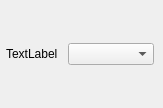
<?xml version="1.0" encoding="UTF-8"?>
<ui version="4.0">
 <class>QTextureFieldClass</class>
 <widget class="QWidget" name="QTextureFieldClass">
  <property name="geometry">
   <rect>
    <x>0</x>
    <y>0</y>
    <width>163</width>
    <height>108</height>
   </rect>
  </property>
  <property name="windowTitle">
   <string>QTextureField</string>
  </property>
  <layout class="QHBoxLayout" name="horizontalLayout">
   <property name="spacing">
    <number>2</number>
   </property>
   <property name="leftMargin">
    <number>0</number>
   </property>
   <property name="topMargin">
    <number>0</number>
   </property>
   <property name="rightMargin">
    <number>0</number>
   </property>
   <property name="bottomMargin">
    <number>0</number>
   </property>
   <item>
    <widget class="QLabel" name="label">
     <property name="sizePolicy">
      <sizepolicy hsizetype="Fixed" vsizetype="Fixed">
       <horstretch>0</horstretch>
       <verstretch>0</verstretch>
      </sizepolicy>
     </property>
     <property name="text">
      <string>TextLabel</string>
     </property>
    </widget>
   </item>
   <item>
    <widget class="QWidget" name="textureArea" native="true">
     <property name="sizePolicy">
      <sizepolicy hsizetype="Fixed" vsizetype="Fixed">
       <horstretch>0</horstretch>
       <verstretch>0</verstretch>
      </sizepolicy>
     </property>
     <property name="minimumSize">
      <size>
       <width>90</width>
       <height>90</height>
      </size>
     </property>
     <property name="maximumSize">
      <size>
       <width>90</width>
       <height>90</height>
      </size>
     </property>
     <layout class="QVBoxLayout" name="verticalLayout">
      <property name="spacing">
       <number>2</number>
      </property>
      <property name="leftMargin">
       <number>2</number>
      </property>
      <property name="topMargin">
       <number>2</number>
      </property>
      <property name="rightMargin">
       <number>2</number>
      </property>
      <property name="bottomMargin">
       <number>2</number>
      </property>
      <item>
       <widget class="QComboBox" name="selectBox"/>
      </item>
     </layout>
    </widget>
   </item>
  </layout>
 </widget>
 <layoutdefault spacing="6" margin="11"/>
 <resources/>
 <connections/>
</ui>
